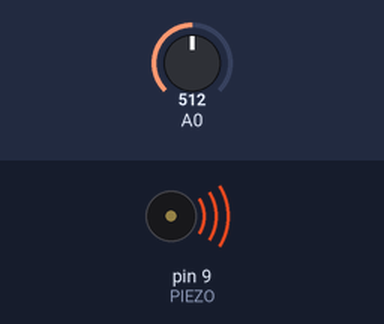
Simulated run of this sketch. Board: Arduino Uno, built with avr-gcc and run on an emulated ATmega328P. Parts: buzzer (waves = sounding). The test bench sets the inputs (shaded band); at power-on: A0 = 512.

Above: at 1.01 s.
1.3 s: A0 set to 3
4.3 s: A0 set to 0
At 5.4 s:
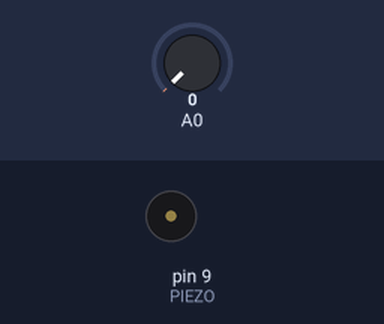
Timing chart, 0 to 7.3 s (numbered marks = the images above; inputs shaded):
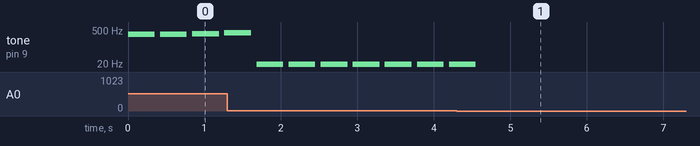

The sketch:

tone.ino
```cpp
#include "pitches.h"
#include "musics.h"

#define PIEZO 9

const double gap = 1.2;

void setup() {
  // put your setup code here, to run once:

}

void loop() {
  playMelody(odeToJoy, odeToJoyDurations, sizeof(odeToJoy) / sizeof(int));
}

void playMelody(int melody[], float durations[], int mLength) {
  for (int index = 0; index < mLength; index++) {
    float scale = analogRead(A0) / 512.0;
    int duration = 700 / durations[index];
    tone(PIEZO, (int)(melody[index]*scale), duration);
    delay(duration * gap);
  }
}
```

musics.h
```cpp
int odeToJoy[] = {
  NOTE_E4, NOTE_E4, NOTE_F4, NOTE_G4,
  NOTE_G4, NOTE_F4, NOTE_E4, NOTE_D4,
  NOTE_C4, NOTE_C4, NOTE_D4, NOTE_E4,
  NOTE_E4, NOTE_D4, NOTE_D4,
  NOTE_E4, NOTE_E4, NOTE_F4, NOTE_G4,
  NOTE_G4, NOTE_F4, NOTE_E4, NOTE_D4,
  NOTE_C4, NOTE_C4, NOTE_D4, NOTE_E4,
  NOTE_D4, NOTE_C4, NOTE_C4,
  NOTE_D4, NOTE_D4, NOTE_E4, NOTE_C4,
  NOTE_D4, NOTE_E4, NOTE_F4, NOTE_E4, NOTE_C4,
  NOTE_D4, NOTE_E4, NOTE_F4, NOTE_E4, NOTE_D4,
  NOTE_C4, NOTE_D4, 0 , 0
};

float odeToJoyDurations[] = {
  2, 2, 2, 2,
  2, 2, 2, 2,
  2, 2, 2, 2,
  1.33, 4, 1,
  2, 2, 2, 2,
  2, 2, 2, 2,
  2, 2, 2, 2,
  1.33, 4, 1,
  2, 2, 2, 2,
  2, 4, 4, 2, 2,
  2, 4, 4, 2, 2,
  2, 2, 2, 2
};

int melody[] = {
  NOTE_C4, NOTE_G3, NOTE_G3, NOTE_A3, NOTE_G3, 0, NOTE_B3, NOTE_C4
};

int noteDurations[] = {
  4, 8, 8, 4, 4, 4, 4, 4
};

int jingleBells[] {
  NOTE_E5, NOTE_E5, NOTE_E5,
  NOTE_E5, NOTE_E5, NOTE_E5,
  NOTE_E5, NOTE_G5, NOTE_C5, NOTE_D5,
  NOTE_E5,
  NOTE_F5, NOTE_F5, NOTE_F5, NOTE_F5,
  NOTE_E5, NOTE_E5, NOTE_E5, NOTE_E5, NOTE_E5,
  NOTE_E5, NOTE_D5, NOTE_D5, NOTE_E5,
  NOTE_D5, NOTE_G5
};

int jingleBellsDurations[] = {
  4, 4, 2,
  4, 4, 2,
  4, 4, 3, 8,
  1,
  4, 4, 4, 4,
  4, 4, 4, 8, 8,
  4, 4, 4, 4,
  2, 2
};
```

pitches.h
```cpp
#define NOTE_B0  31
#define NOTE_C1  33
#define NOTE_CS1 35
#define NOTE_D1  37
#define NOTE_DS1 39
#define NOTE_E1  41
#define NOTE_F1  44
#define NOTE_FS1 46
#define NOTE_G1  49
#define NOTE_GS1 52
#define NOTE_A1  55
#define NOTE_AS1 58
#define NOTE_B1  62
#define NOTE_C2  65
#define NOTE_CS2 69
#define NOTE_D2  73
#define NOTE_DS2 78
#define NOTE_E2  82
#define NOTE_F2  87
#define NOTE_FS2 93
#define NOTE_G2  98
#define NOTE_GS2 104
#define NOTE_A2  110
#define NOTE_AS2 117
#define NOTE_B2  123
#define NOTE_C3  131
#define NOTE_CS3 139
#define NOTE_D3  147
#define NOTE_DS3 156
#define NOTE_E3  165
#define NOTE_F3  175
#define NOTE_FS3 185
#define NOTE_G3  196
#define NOTE_GS3 208
#define NOTE_A3  220
#define NOTE_AS3 233
#define NOTE_B3  247
#define NOTE_C4  262
#define NOTE_CS4 277
#define NOTE_D4  294
#define NOTE_DS4 311
#define NOTE_E4  330
#define NOTE_F4  349
#define NOTE_FS4 370
#define NOTE_G4  392
#define NOTE_GS4 415
#define NOTE_A4  440
#define NOTE_AS4 466
#define NOTE_B4  494
#define NOTE_C5  523
#define NOTE_CS5 554
#define NOTE_D5  587
#define NOTE_DS5 622
#define NOTE_E5  659
#define NOTE_F5  698
#define NOTE_FS5 740
#define NOTE_G5  784
#define NOTE_GS5 831
#define NOTE_A5  880
#define NOTE_AS5 932
#define NOTE_B5  988
#define NOTE_C6  1047
#define NOTE_CS6 1109
#define NOTE_D6  1175
#define NOTE_DS6 1245
#define NOTE_E6  1319
#define NOTE_F6  1397
#define NOTE_FS6 1480
#define NOTE_G6  1568
#define NOTE_GS6 1661
#define NOTE_A6  1760
#define NOTE_AS6 1865
#define NOTE_B6  1976
#define NOTE_C7  2093
#define NOTE_CS7 2217
#define NOTE_D7  2349
#define NOTE_DS7 2489
#define NOTE_E7  2637
#define NOTE_F7  2794
#define NOTE_FS7 2960
#define NOTE_G7  3136
#define NOTE_GS7 3322
#define NOTE_A7  3520
#define NOTE_AS7 3729
#define NOTE_B7  3951
#define NOTE_C8  4186
#define NOTE_CS8 4435
#define NOTE_D8  4699
#define NOTE_DS8 4978
```

Measured:
- the behaviour switches between 2 and 1 on A0 (found by bisection; images 0 and 1)
- after the input at 4.3 s, tone on pin 9 (PIEZO): goes on until 4.6 s, then stays silent
- by itself, tone on pin 9 (PIEZO): plays 2 Hz for 0.35 s, 2 Hz for 0.35 s, 1 Hz for 0.35 s, 1 Hz for 0.35 s, 1 Hz for 0.35 s, 1 Hz for 0.35 s … (7 notes in this stretch)
